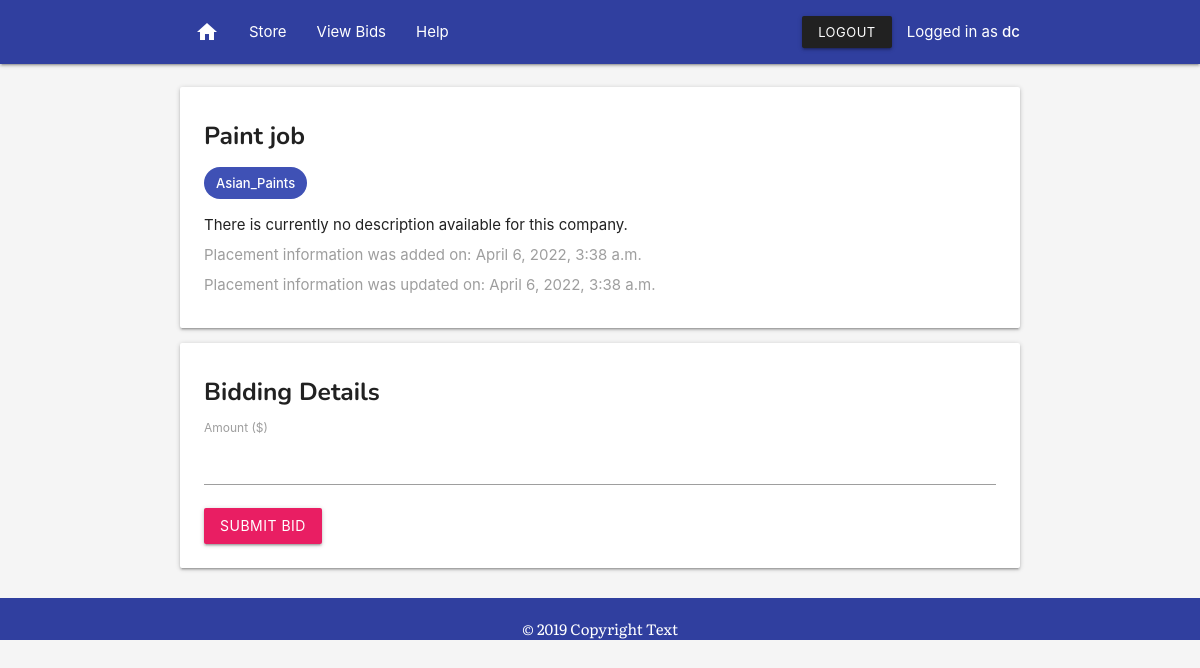
/marketplace/paint-job/ (signed in), run on the app's committed database.
### app/models.py (models this page shows, shortened)
class Placement(models.Model):
    placement_title = models.CharField(max_length=255)
    placement_slug = AutoSlugField(populate_from='placement_title')
    placement_company = models.ForeignKey(Company, on_delete=models.CASCADE)
    placement_created = models.DateTimeField(auto_now_add=True)
    placement_modified = models.DateTimeField(auto_now=True)

class Company(models.Model):
    company_name = models.CharField(max_length=255)
    company_address = models.CharField(max_length=255)
    company_description = models.TextField(default="There is currently no description available for this company.")
    company_created = models.DateTimeField(auto_now_add=True)
    company_modified = models.DateTimeField(auto_now=True)
    def __str__(self):
        return self.company_name

### app/views.py (the view, shortened to what this page needs)
# urls.py: path('marketplace/<placement_slug>/', views.placement_detail, name='placement-detail'),
@login_required
def placement_detail(request, placement_slug):
    placement = get_object_or_404(Placement, placement_slug=placement_slug)
    context = {'placement': placement}
    return render(request, 'placement_detail.html', context)

### templates/placement_detail.html (shortened to what this page needs)
{% extends 'base.html' %}
{% block content %}
{% include 'nav.html' %}
<section class="section">
    <section class="container">
            <div class="card">
                    <div class="card-content">
                        <h5>{{ placement.placement_title }}</h5>
                        <p class="chip indigo white-text">{{ placement.placement_company }}</p>
                        <p>{{placement.placement_company.company_description}}</p>
                        <p class="grey-text">Placement information was added on: {{ placement.placement_created }}</p>
                        <p class="grey-text">Placement information was updated on: {{ placement.placement_modified }}</p>
                    </div>
                </div>
       <div class="card">
           <div class="card-content">
               <form action="" method="POST" class="form">
               <h5>Bidding Details</h5>
               <label for="">
                   Amount ($)
               </label>
               <input name="amount" required id="amount" type="number" min=1>
               <button type="submit" style="margin-top: 1rem;" class="btn pink waves-effect waves-light">Submit Bid</button>
            </form>
           </div>
       </div>
    </section>
</section>
{% include 'footer.html' %}
{% endblock content %}

### templates/nav.html (shortened to what this page needs)
<nav>
<div class="nav-wrapper indigo darken-2">
    <div class="container">
        {% if user.is_authenticated %}
        <ul class="left hide-on-med-and-down">
            <li><a href="{% url 'app:home' %}"><i class="material-icons">home</i></a></li>
        <li><a href="/marketplace">Store</a></li>
        <li><a href="/my-bids">View Bids</a></li>
        <li><a href="/about">Help</a></li>
    </ul>
        {% else %}
        <a href="{% url 'app:home' %}" class="brand-logo" style="font-size: 1.3rem;">
       <strong>BIDDING PLATFORM</strong></a>
        {% endif %}
    <ul class="right hide-on-med-and-down">
            {% if user.is_authenticated %}
            <li><a class="btn-small waves-effect waves-light grey darken-4" href="{% url 'app:logout' %}">Logout</a></li>
            <li>Logged in as <strong>{{ user.username }}</strong></li>
        {% endif %}
    </ul>
</div>
</div>
</nav>

### templates/base.html (style rules this page uses)
p { margin-top: 0.5rem !important; margin-bottom: 0.5rem!important; }
h1, h2, h3, h4, h5, h6 { margin-top: .5em !important; font-family: 'Nunito', sans-serif; font-weight: bold; }
body { display: flex; min-height: 100vh; flex-direction: column; }

### data on the page
Placement: placement_title "Paint job", placement_company "Asian_Paints", placement_company.company_description "There is currently no description available for this company.", placement_created "April 6, 2022, 3:38 a.m.", placement_modified "April 6, 2022, 3:38 a.m."

### other printed values
{{ user.username }} "dc"
